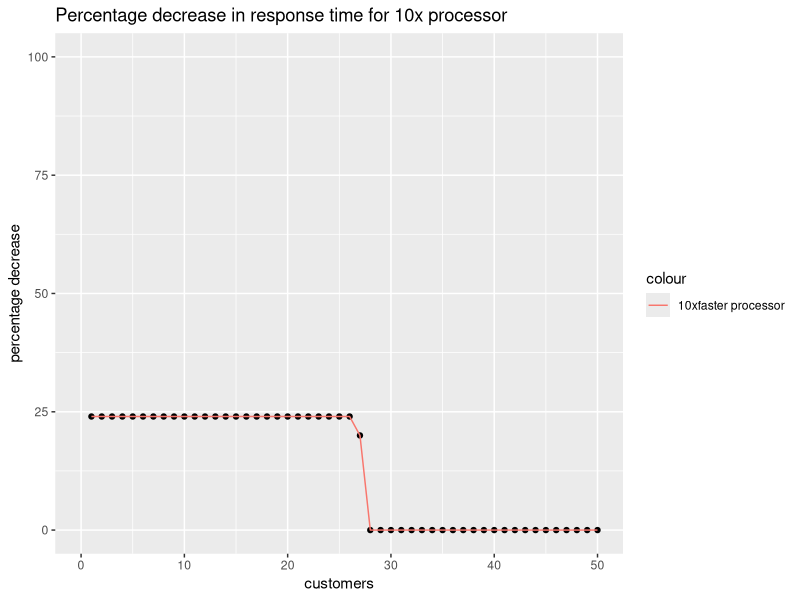
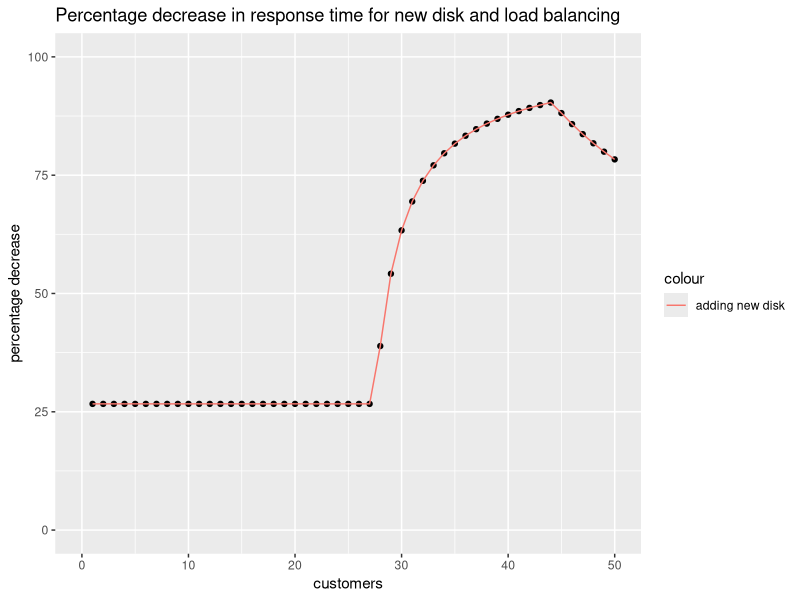
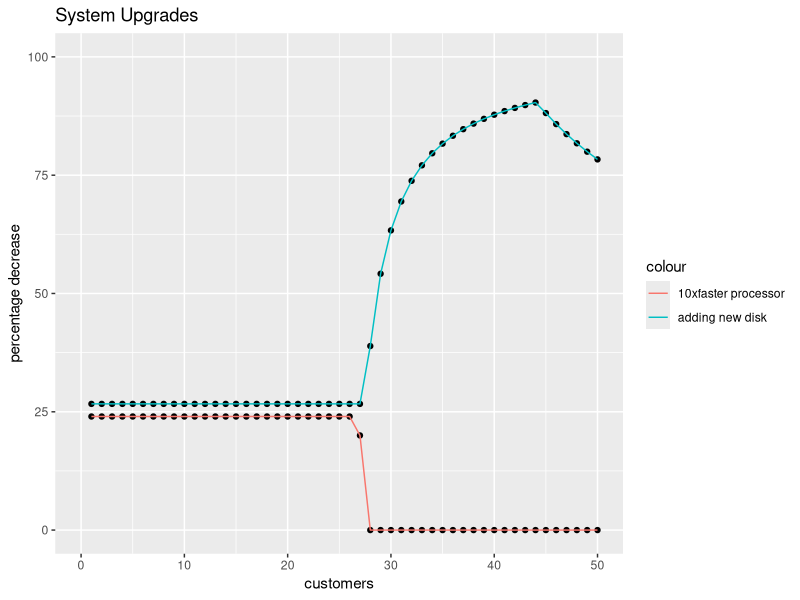

The R source for these figures, in order:
## ---- chunk 1

## ---- chunk 2

## ---- chunk 3
library(dplyr)
# calculate lower bounds for original system
Rs <- data.frame("N"=1:50, "R"=rep(0,50), stringsAsFactors = FALSE)

for(i in 1:50){
  Rs[i,2] = max(0.3, (0.12*Rs[i,1]) - 3)
}

# calculate lower bounds for 10x faster processor
Rs10x <- data.frame("N"=1:50, "R"=rep(0,50), stringsAsFactors = FALSE)

for(i in 1:50){
  Rs10x[i,2] = max(0.228, (0.12*Rs10x[i,1]) - 3)
}

# calculate percentage decrease
des <- data.frame("N"=1:50, "change"=rep(0,50), stringsAsFactors = FALSE)

for(i in 1:50){
  des[i,2] = ((abs(Rs10x[i,2]-Rs[i,2]))*100)/Rs[i,2]
}
despre <- des

# plotting
library(ggplot2)
p <- ggplot(data = des, mapping = aes(x = N, y = change)) +  
  xlim(0,50) + ylim(0, 100) + 
  ggtitle("Percentage decrease in response time for 10x processor") + 
  xlab("customers") + ylab("percentage decrease") +
  geom_point() +
  geom_line(data = des, aes(x = N, y = change, color = "10xfaster processor"))
p
## ---- chunk 4
library(dplyr)
# calculate lower bounds for original system
Rs <- data.frame("N"=1:50, "R"=rep(0,50), stringsAsFactors = FALSE)

for(i in 1:50){
  Rs[i,2] = max(0.3, (0.12*Rs[i,1]) - 3)
}

# calculate lower bounds for 10x faster processor
Rsd3 <- data.frame("N"=1:50, "R"=rep(0,50), stringsAsFactors = FALSE)

for(i in 1:50){
  Rsd3[i,2] = max(0.22, (0.073*Rsd3[i,1]) - 3)
}

# calculate percentage decrease
des <- data.frame("N"=1:50, "change"=rep(0,50), stringsAsFactors = FALSE)

for(i in 1:50){
  des[i,2] = ((abs(Rsd3[i,2]-Rs[i,2]))*100)/Rs[i,2]
}

# plotting
library(ggplot2)
p <- ggplot(data = des, mapping = aes(x = N, y = change)) +  
  xlim(0,50) + ylim(0, 100) + 
  ggtitle("Percentage decrease in response time for new disk and load balancing") + 
  xlab("customers") + ylab("percentage decrease") +
  geom_point() +
  geom_line(data = des, aes(x = N, y = change, color = "adding new disk"))
p

p <- ggplot(data = des, mapping = aes(x = N, y = change)) +  
  xlim(0,50) + ylim(0, 100) + 
  ggtitle("System Upgrades") + 
  xlab("customers") + ylab("percentage decrease") +
  geom_point() +
  geom_line(data = des, aes(x = N, y = change, color = "adding new disk")) +
  geom_point(data = despre, mapping = aes(x = N, y = change)) +
  geom_line(data = despre, aes(x = N, y = change, color = "10xfaster processor"))
p
## ---- chunk 5

## ---- chunk 6

## ---- chunk 7

## ---- chunk 8

## ---- chunk 9

